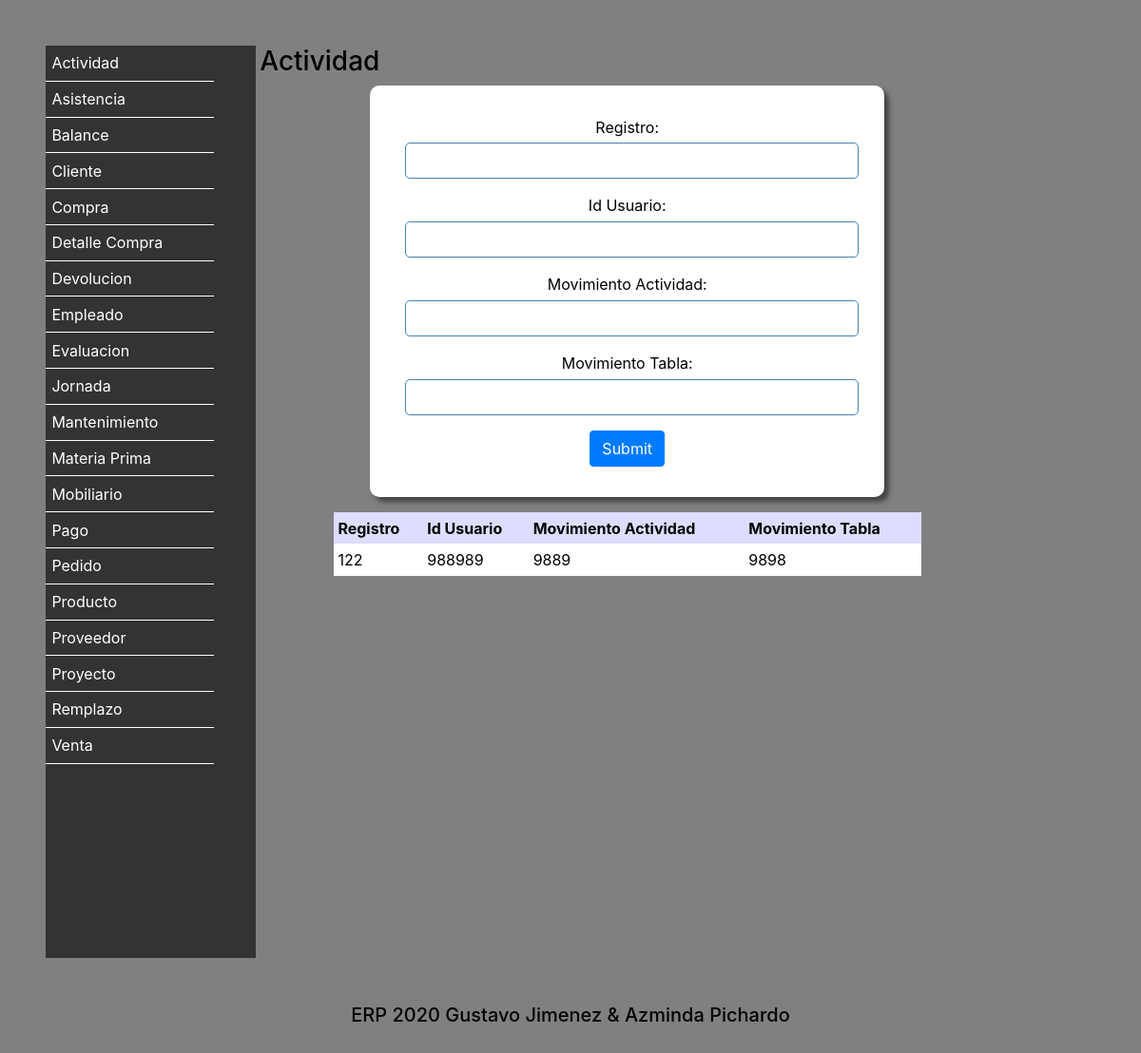
The app's page /Actividad/ with its own data.
### Vistas/models.py (models this page shows, shortened)
class Actividad (models.Model):
    IdUsuario = models.IntegerField(default=0)
    Registro = models.CharField(max_length=20)
    MovimientoAct = models.CharField(max_length=20)
    MovimientoTabla = models.CharField(max_length=20)
    class Meta:
        verbose_name = 'Actividad'
        verbose_name_plural = 'Actividades'
        ordering = ['Registro']

### Vistas/views.py (the view)
# urls.py: path('Actividad/',views.MenuActividad),
def MenuActividad(request):
    if request.POST:
        objeto = Actividad()
        objeto.Registro = request.POST["Registro"]
        objeto.IdUsuario = request.POST["IdUsuario"]
        objeto.MovimientoAct = request.POST["MovimientoAct"]
        objeto.MovimientoTabla = request.POST["MovimientoTabla"]
        objeto.save()
        actividades = Actividad.objects.all()
        return render(request,"Actividad.html",{"agregado":"si","actividades":actividades})
    else:
        actividades = Actividad.objects.all()
        return render(request,"Actividad.html",{"actividades":actividades})

### Vistas/Templates/Actividad.html (shortened to what this page needs)
<!DOCTYPE html>
<html lang="es">
  <head>
    {% include "Encabezado.html" %}
  </head>
  <body>
      {% include "menu.html" %}
<section>
    <h3>Actividad</h3>
    <form action="" method="post">
  <div class="form-group">
    Registro: <input type="text" name="Registro" class="form-control">
  </div>
  <div class="form-group">
    Id Usuario: <input type="text" name="IdUsuario" class="form-control">
  </div>
  <div class="form-group">
    Movimiento Actividad: <input type="text" name="MovimientoAct"class="form-control">
  </div>
  <div class="form-group">
    Movimiento Tabla: <input type="text" name="MovimientoTabla"class="form-control">
  </div>
  <button type="submit" class="btn btn-primary">Submit</button>
      </form>
            <table>
              <tr>
                <th>Registro</th>
                <th>Id Usuario</th>
                <th>Movimiento Actividad</th>
                <th>Movimiento Tabla</th>
              </tr>
          {% for fila in actividades %}
            <tr>
                <td>{{ fila.Registro}}</td>
                <td>{{ fila.IdUsuario}}</td>
                <td>{{ fila.MovimientoAct}}</td>
                <td>{{ fila.MovimientoTabla}}</td>
            </tr>
          {% endfor %}
            </table>
</section>
    {% include "Pie.html" %}
  </body>
</html>

### Vistas/Templates/static/Estilos.css (style rules this page uses)
* { border: 0; margin: 0; padding: 0; }
body { background: #808080; color: black; padding: 3rem; }
form { background-color: white; border-radius: 10px; box-shadow: 5px 5px 5px #444; color: black; margin: 0 auto; padding: 2em; text-align: center; width: 70%; }
input { font-size: 1em; margin: 0.3rem; padding: 0.4rem; }
input[type="text"],input[type="password"],input[type="date"],input[type="number"],input[type="email"],input[type="tel"] { border: 1px solid steelblue; border-radius: 5px; }
section { display: inline-block; vertical-align: top; width: 70%; }
table { margin: 1em auto; width: 80%; }
th { background-color: #ddf; color: black; padding: 0.3em; }
td { padding: 0.3em; }
tr:nth-child(odd) { background-color: #333; color: white; }
tr:nth-child(even) { background-color: white; color: black; }

### Vistas/Templates/static/Imprimir.css (style rules this page uses)
* { -webkit-print-color-adjust: exact; }
nav,form,input,a { display: none; }
section { width: 100%; }

### records on screen
Actividad: Registro "122", IdUsuario "988989", MovimientoAct "9889", MovimientoTabla "9898"
